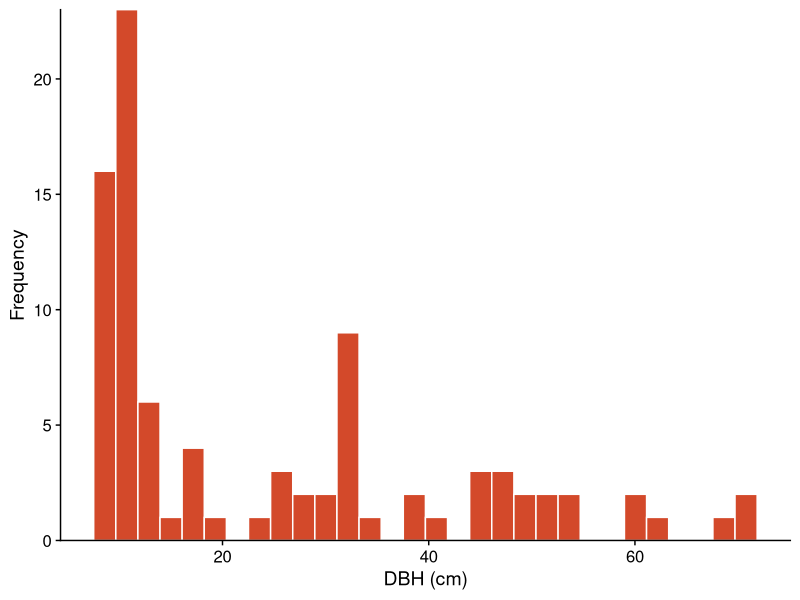
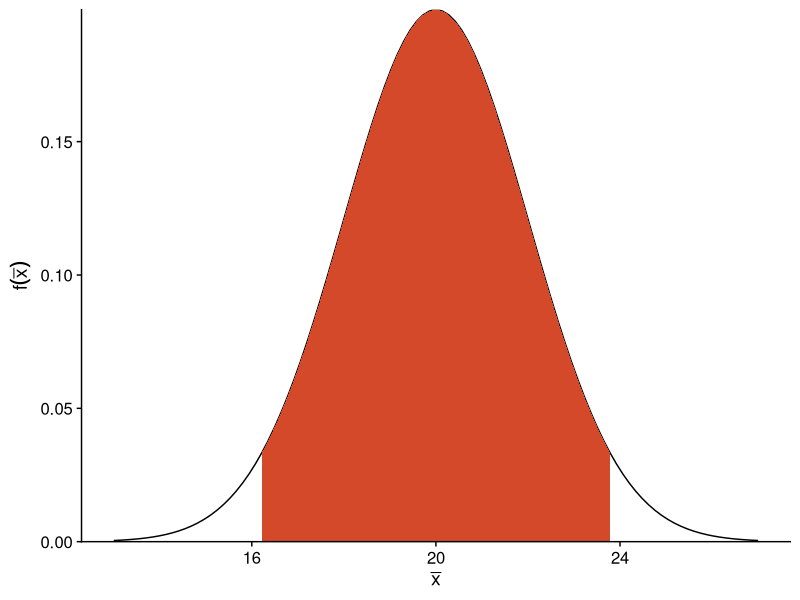
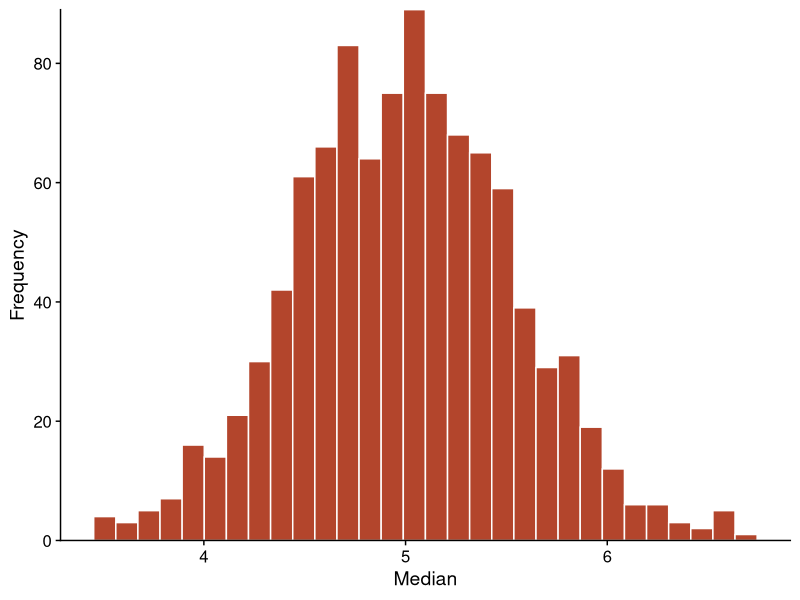
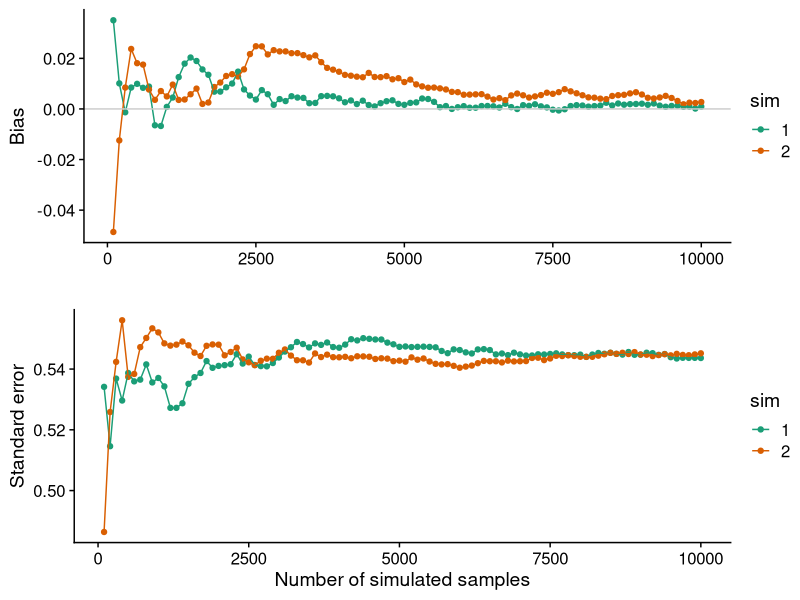
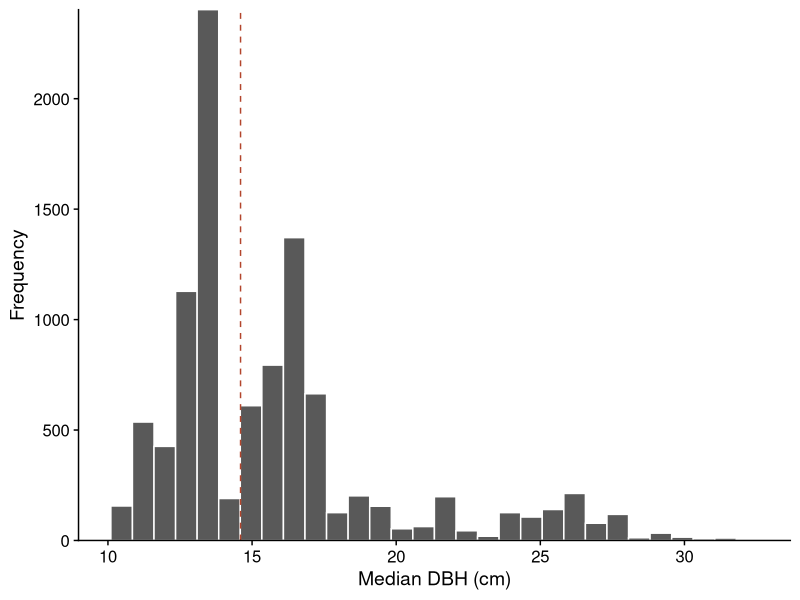

Reproduce these figures in R, in order.
## ---- chunk 1
knitr::opts_chunk$set(echo = TRUE)
library(tidyverse)
library(cowplot)
theme_set(theme_cowplot())
set.seed(8202)
## ---- chunk 2
# Load data
pruche <- read.csv("../donnees/pruche.csv", stringsAsFactors = FALSE)

# Choose a single site and create a histograme of the DBH
pruche_bd <- filter(pruche, site == "BD")
ggplot(pruche_bd, aes(x = dhp)) + 
    labs(x = "DBH (cm)", y = "Frequency") +
    geom_histogram(col = "white", fill = "#d3492a") +
    scale_y_continuous(expand = c(0, 0))
## ---- chunk 3
ggplot(NULL) + xlim(13, 27) +
    labs(x = expression(bar(x)), y = expression(f(bar(x)))) +
    stat_function(fun = function(x) dnorm(x, mean = 20, sd = 2)) +
    stat_function(fun = function(x) ifelse(pnorm(x, mean = 20, sd = 2) > 0.025 & pnorm(x, mean = 20, sd = 2) < 0.975, dnorm(x, mean = 20, sd = 2), NA), geom = "area", fill = "#d3492a") +
    scale_y_continuous(expand = c(0, 0))
## ---- chunk 4
# Number of samples to simulate
R <- 1000 
    
# n observations
# mean m, standard deviation s
med_norm <- function(n, m, s) {
  ech <- rnorm(n, m, s)
  median(ech)
}

med <- replicate(R, med_norm(20, 5, 2))

ggplot(NULL, aes(x = med)) + 
    labs(x = "Median", y = "Frequency") +
    geom_histogram(col = "white", fill = "#b3452c") +
    scale_y_continuous(expand = c(0, 0))
## ---- chunk 5
set.seed(1000)

Rmax <- 10000
n <- 20
m <- 5
s <- 2

cumul_stat <- function() {
    med <- replicate(Rmax, median(rnorm(n, m, s)))

    med_df <- data.frame(R = seq(100, 10000, 100)) %>%
        mutate(biais = map_dbl(R, ~ mean(med[1:.])) - m,
               err_type = map_dbl(R, ~ sd(med[1:.])))    
}

med_df <- bind_rows(replicate(2, cumul_stat(), simplify = FALSE), .id = "sim")


p1 <- ggplot(med_df, aes(x = R, y = biais, color = sim)) +
    labs(x = "", y = "Bias") +
    geom_point() +
    geom_line() +
    geom_hline(yintercept = 0, color = "grey80") +
    scale_color_brewer(palette = "Dark2")

p2 <- ggplot(med_df, aes(x = R, y = err_type, color = sim)) +
    labs(x = "Number of simulated samples", y = "Standard error") +
    geom_point() +
    geom_line() +
    scale_color_brewer(palette = "Dark2")

plot_grid(p1, p2, ncol = 1)
## ---- chunk 6
rnorm(5)

set.seed(82)
rnorm(5)

set.seed(82)
rnorm(5)
## ---- chunk 7
dhp <- pruche_bd$dhp
summary(dhp)
## ---- chunk 8
ech <- sample(10:99, 10)
cat(sort(ech))
## ---- chunk 9
for (i in 1:3) {
  cat(sort(sample(ech, 10, replace = TRUE)), "\n")  
}
## ---- chunk 10
library(boot)

med_boot <- function(x, i) median(x[i])

boot_res <- boot(dhp, med_boot, R = 10000)
## ---- chunk 11
boot_hist <- ggplot(NULL, aes(x = boot_res$t)) + 
    labs(x = "Median DBH (cm)", y = "Frequency") +
    geom_histogram(col = "white") +
    geom_vline(xintercept = boot_res$t0, linetype = "dashed", color = "#b3452c") +
    scale_y_continuous(expand = c(0, 0))
boot_hist
## ---- chunk 12
# Bias
mean(boot_res$t) - boot_res$t0
# Standard error
sd(boot_res$t)
## ---- chunk 13
boot.ci(boot_res)
